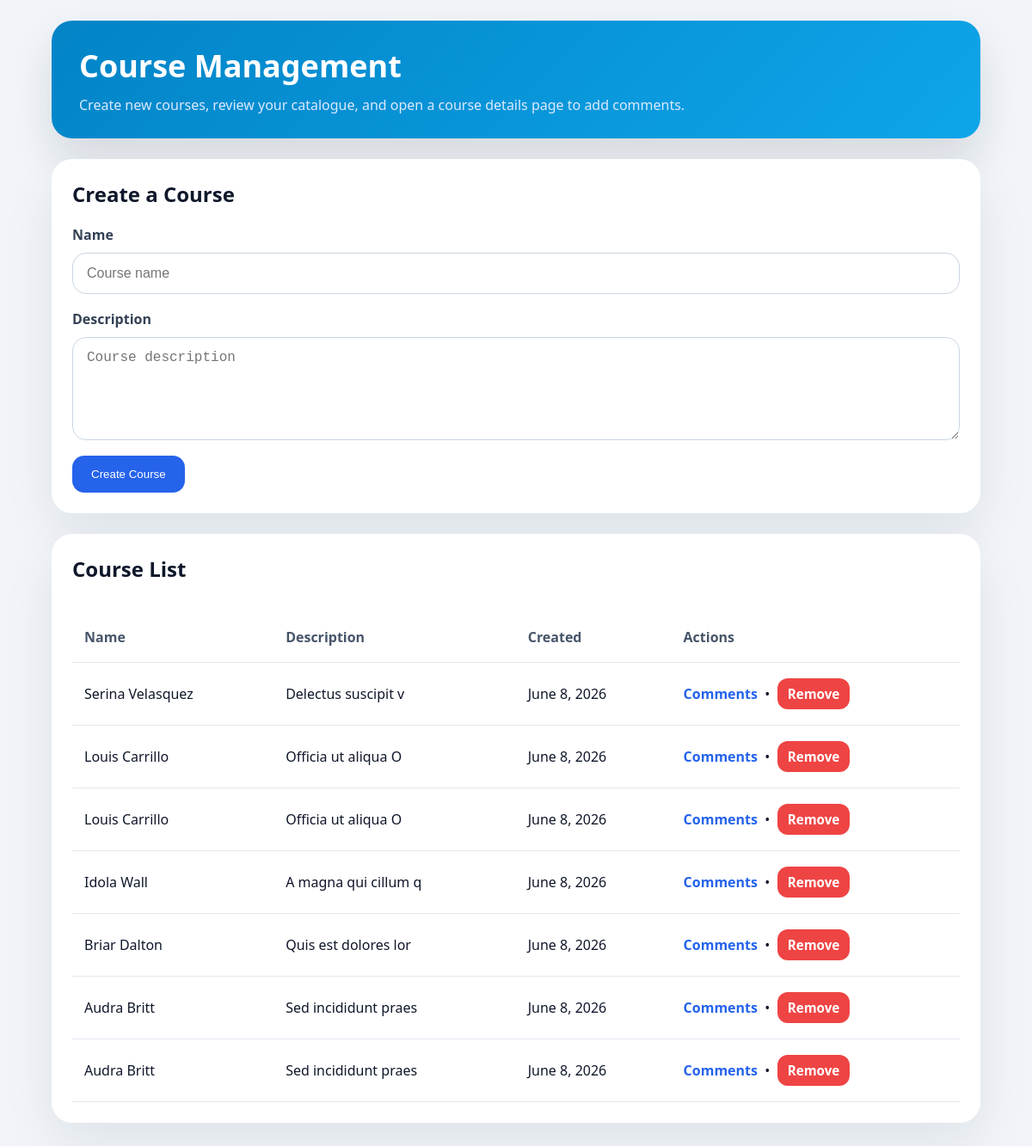
The page / on the database its author committed.
### courses_app/models.py (models this page shows, shortened)
class Course(models.Model):
    name = models.CharField(max_length=100)
    date = models.DateField(auto_now_add=True)
    objects = CourseManager()

class CourseDescription(models.Model):
    course = models.OneToOneField(Course, on_delete=models.CASCADE)
    description = models.TextField()

### courses_app/views.py (the view)
# urls.py: path('', views.course_list, name='course_list'),
def course_list(request):
    courses = Course.objects.all()
    return render(request, 'course_list.html', {'courses': courses})

### courses_app/templates/course_list.html (shortened to what this page needs)
<!DOCTYPE html>
<html lang="en">
  <head>
  </head>
  <body>
    <div class="page-shell">
      <section class="header-card">
        <h1>Course Management</h1>
        <p>Create new courses, review your catalogue, and open a course details page to add comments.</p>
      </section>
      <section class="panel">
        <h2>Create a Course</h2>
        <form action="{% url 'create_course' %}" method="post">
          <div class="field">
            <label for="name">Name</label>
            <input class="input" type="text" id="name" name="name" placeholder="Course name" required />
          </div>
          <div class="field">
            <label for="description">Description</label>
            <textarea class="textarea" id="description" name="description" placeholder="Course description" required></textarea>
          </div>
          <button class="btn" type="submit">Create Course</button>
        </form>
      </section>
      <section class="panel">
        <h2>Course List</h2>
        <div class="table-shell">
          <table>
            <thead>
              <tr>
                <th>Name</th>
                <th>Description</th>
                <th>Created</th>
                <th>Actions</th>
              </tr>
            </thead>
            <tbody>
              {% for course in courses %}
                <tr>
                  <td>{{ course.name }}</td>
                  <td>{{ course.coursedescription.description }}</td>
                  <td>{{ course.date|date:'F j, Y' }}</td>
                  <td>
                    <a class="link-button" href="{% url 'add_comment' pk=course.pk %}">Comments</a>
                    &nbsp;•&nbsp;
                    <a class="danger-btn" href="{% url 'delete_course' pk=course.pk %}">Remove</a>
                  </td>
                </tr>
              {% empty %}
                <tr>
                  <td colspan="4" style="padding: 24px; text-align: center; color: #64748b;">No courses available yet.</td>
                </tr>
              {% endfor %}
            </tbody>
          </table>
        </div>
      </section>
    </div>
  </body>
</html>

### courses_app/templates/course_list.html (style rules this page uses)
body { margin: 0; font-family: 'Segoe UI', sans-serif; background: #f1f5f9; color: #0f172a; }
.page-shell { max-width: 1080px; margin: 0 auto; padding: 24px; }
.header-card { background: linear-gradient(135deg, #0284c7, #0ea5e9); border-radius: 24px; padding: 28px 32px; color: white; box-shadow: 0 24px 50px rgba(15, 23, 42, 0.12); margin-bottom: 24px; }
.header-card h1 { margin: 0; font-size: clamp(2rem, 3vw, 3rem); }
.header-card p { margin: 10px 0 0; color: #dbeafe; }
.panel { background: white; padding: 24px; border-radius: 24px; box-shadow: 0 24px 60px rgba(15, 23, 42, 0.08); margin-bottom: 24px; }
.panel h2 { margin-top: 0; color: #0f172a; }
.field { display: grid; gap: 10px; margin-bottom: 18px; }
label { font-weight: 600; color: #334155; }
.input, .textarea, input, textarea { width: 100%; border: 1px solid #cbd5e1; border-radius: 16px; padding: 14px 16px; font-size: 1rem; color: #0f172a; box-sizing: border-box; }
.textarea, textarea { min-height: 120px; resize: vertical; }
.btn { display: inline-flex; align-items: center; justify-content: center; gap: 10px; background: #2563eb; color: white; border: none; border-radius: 14px; padding: 14px 22px; cursor: pointer; transition: transform 0.2s ease, background-color 0.2s ease; }
.table-shell { overflow-x: auto; }
table { width: 100%; border-collapse: collapse; margin-top: 14px; }
th, td { padding: 18px 14px; border-bottom: 1px solid #e2e8f0; }
th { text-align: left; color: #475569; }
.link-button { text-decoration: none; color: #2563eb; font-weight: 600; }
.danger-btn { display: inline-block; padding: 8px 12px; background: #ef4444; color: #fff; border-radius: 12px; text-decoration: none; font-weight: 700; font-size: 0.95rem; }

### rows shown on the page
Course: name "Serina Velasquez", coursedescription.description "Delectus suscipit v", date "June 8, 2026"
Course: name "Louis Carrillo", coursedescription.description "Officia ut aliqua O", date "June 8, 2026"
Course: name "Louis Carrillo", coursedescription.description "Officia ut aliqua O", date "June 8, 2026"
Course: name "Idola Wall", coursedescription.description "A magna qui cillum q", date "June 8, 2026"
Course: name "Briar Dalton", coursedescription.description "Quis est dolores lor", date "June 8, 2026"
Course: name "Audra Britt", coursedescription.description "Sed incididunt praes", date "June 8, 2026"
Course: name "Audra Britt", coursedescription.description "Sed incididunt praes", date "June 8, 2026"
